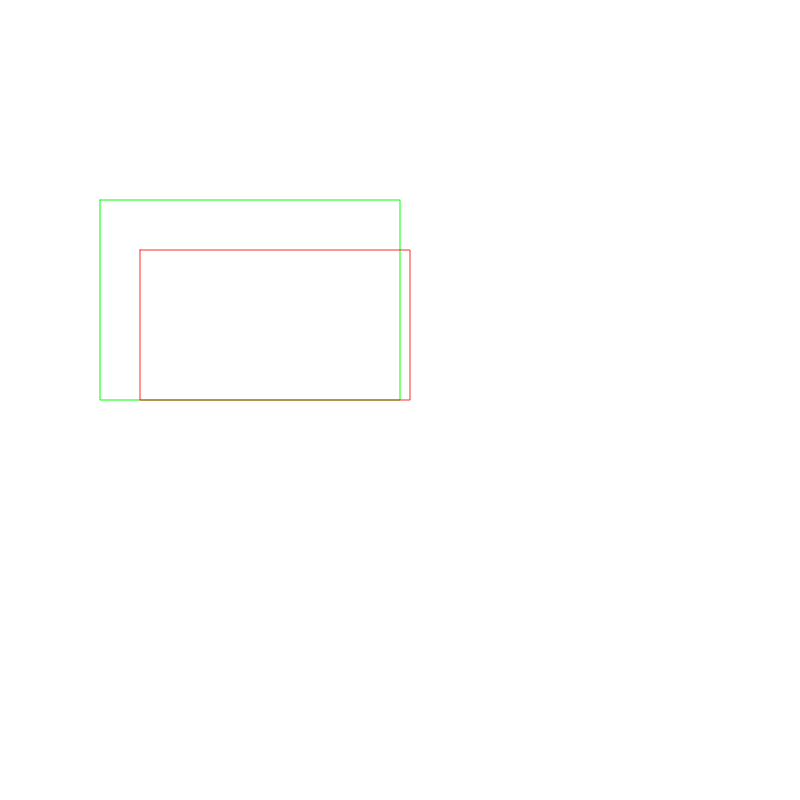
Frame 1 (no input)
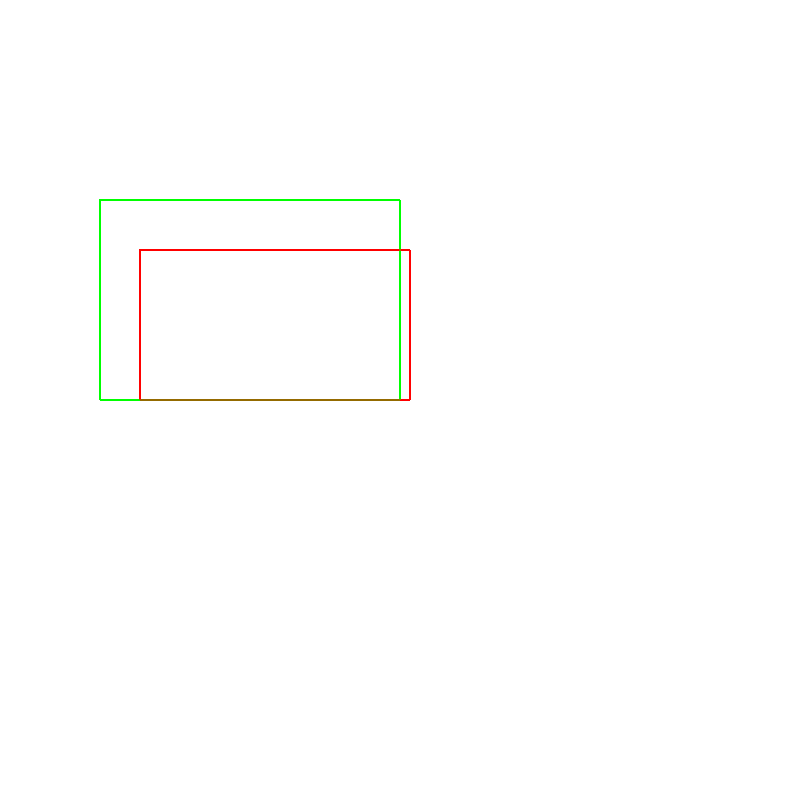
Frame 60 (no input)
Frame 120 (the mouse pressed at the canvas centre since frame 60): identical to frame 60, image omitted

The p5.js sketch that drew these frames (run headless with seeded random() and noise() and a simulated clock; from frame 60 on, the mouse is pressed at the canvas centre):

// p5.js sketch
// ── sketch.js
function setup() {
    createCanvas(800, 800);
    angleMode(DEGREES)
    noFill();
}

function draw() {
    beginShape();

    //grünes Vierecks
    stroke(0, 255, 0);
    vertex(100, 200);
    vertex(400, 200);
    vertex(400, 400);
    vertex(100, 400);
    vertex(100, 200);
    endShape();

    //scale(0.9, 0.75)
    translate(50, 100)
    scale(0.9, 0.75)

    beginShape(); // definiere Polygon

    //rotes Vierecks
    stroke(255, 0, 0);
    vertex(100, 200);
    vertex(400, 200);
    vertex(400, 400);
    vertex(100, 400);
    vertex(100, 200);
    endShape(); // Ende Definition des Polygons
}
